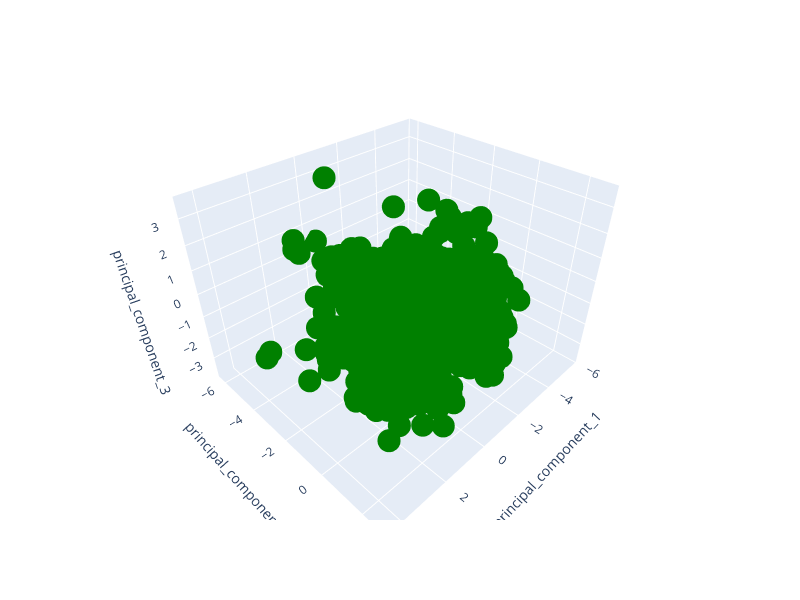

The code cell stored with this chart in its notebook:
### Markdown cell above
Plotting the dataset in 3D after PCA transformation (Plotando o dataset em 3D após a transformação do PCA).

### Code cell
fig = px.scatter_3d(df_pca,
                    x='principal_component_1',
                    y='principal_component_2',
                    z='principal_component_3',
                    width=800,
                    height=600).update_traces(marker=dict(color='green'))
fig.show()

### Figure 1 — Plotly figure (JSON) as saved in the notebook; plotly's stock layout.template omitted (floating-point values rounded to 4 significant figures; data arrays with more than 128 entries replaced by an {"elided": "..."} marker saying what was removed)
{"data": [{"hovertemplate": "principal_component_1=%{x}<br>principal_component_2=%{y}<br>principal_component_3=%{z}<extra></extra>", "legendgroup": "", "marker": {"color": "green", "symbol": "circle"}, "mode": "markers", "name": "", "scene": "scene", "showlegend": false, "type": "scatter3d", "x": {"elided": "982 float values"}, "y": {"elided": "982 float values"}, "z": {"elided": "982 float values"}}], "layout": {"height": 600, "legend": {"tracegroupgap": 0}, "margin": {"t": 60}, "scene": {"aspectmode": "auto", "aspectratio": {"x": 1.156, "y": 1.03, "z": 0.8394}, "domain": {"x": [0, 1], "y": [0, 1]}, "xaxis": {"title": {"text": "principal_component_1"}, "type": "linear"}, "yaxis": {"title": {"text": "principal_component_2"}, "type": "linear"}, "zaxis": {"title": {"text": "principal_component_3"}, "type": "linear"}}, "width": 800}}
